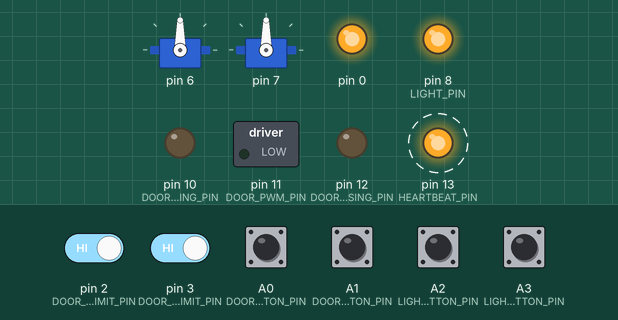
Recording of a sketch running on a simulated Arduino Uno, built with avr-gcc and run on an emulated ATmega328P. On the bench: 2 × servo, switched loads named in the sketch (green lamp = pin HIGH), output pins drawn as LEDs (lit = HIGH). Dashed ring = blinking. The inputs (shaded band) are chosen by the test bench; at power-on: A0 (DOOR_OPEN_BUTTON_PIN), A1 (DOOR_CLOSE_BUTTON_PIN), A2 (LIGHT_ON_BUTTON_PIN), A3 (LIGHT_OFF_BUTTON_PIN), pin 2 (DOOR_OPEN_LIMIT_PIN), pin 3 (DOOR_CLOSE_LIMIT_PIN) HIGH.

Above: at 0.87 s.
1.3 s: A0 (DOOR_OPEN_BUTTON_PIN) pulled LOW for 0.15 s
At 2.88 s:
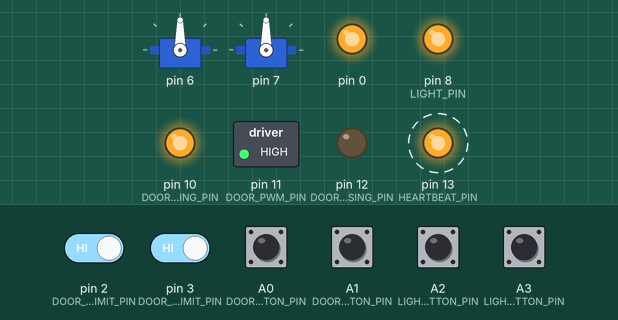
4.3 s: A1 (DOOR_CLOSE_BUTTON_PIN) pulled LOW for 0.15 s
At 4.94 s:
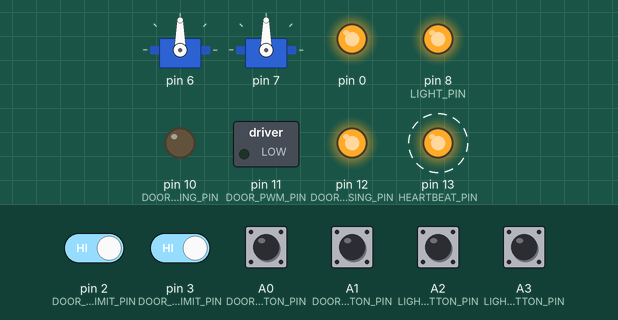
7.3 s: A2 (LIGHT_ON_BUTTON_PIN) pulled LOW for 0.15 s
At 7.9 s:
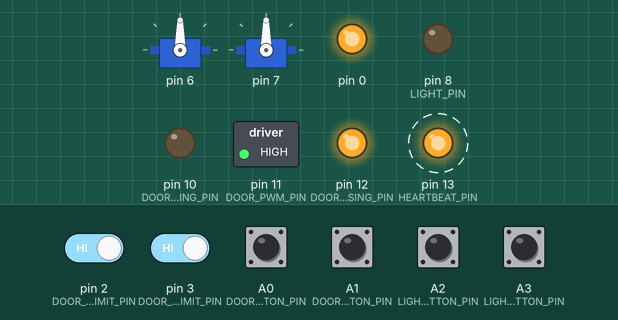
10.3 s: pin 3 (DOOR_CLOSE_LIMIT_PIN) driven LOW
At 10.42 s:
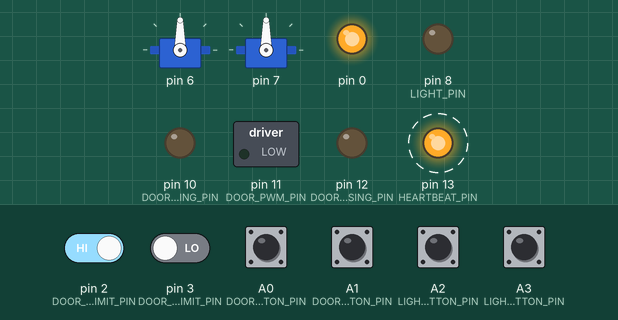
13.3 s: A0 (DOOR_OPEN_BUTTON_PIN) pulled LOW for 1 s
At 13.54 s:
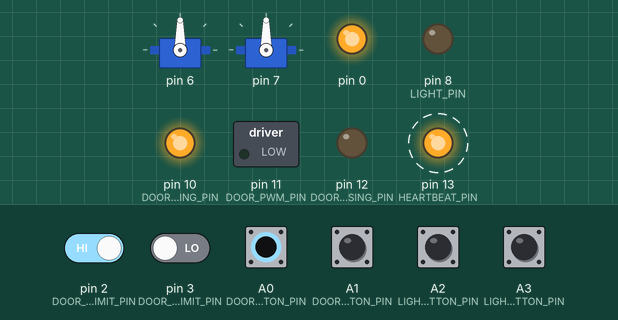
16.3 s: pin 2 (DOOR_OPEN_LIMIT_PIN) driven LOW
At 16.69 s:
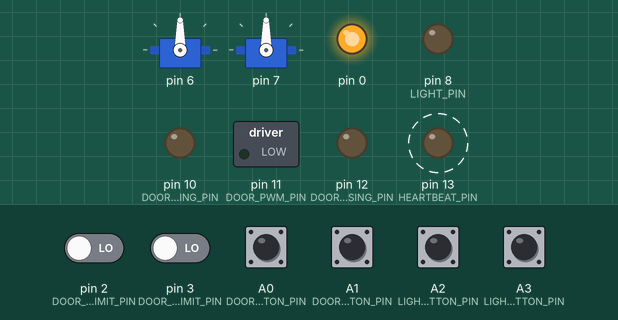
Timing chart, 0 to 20.3 s (numbered marks = the images above; inputs shaded):
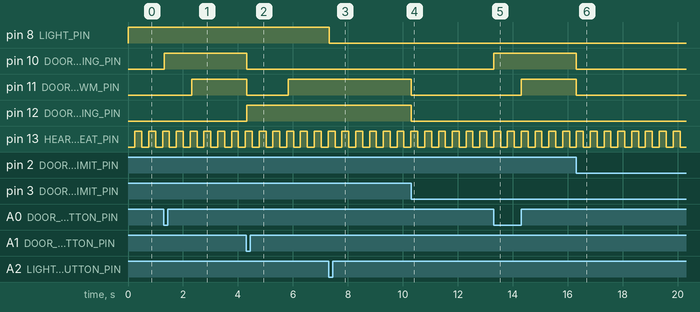

Measured:
- after the input at 1.3 s, pin 10 (DOOR_OPENING_PIN): LOW → HIGH at once; pin 11 (DOOR_PWM_PIN): LOW → HIGH after 1.0 s
- after the input at 4.3 s, pin 10 (DOOR_OPENING_PIN): HIGH → LOW at once; pin 11 (DOOR_PWM_PIN): HIGH → LOW at once, → HIGH 1.5 s later; pin 12 (DOOR_CLOSING_PIN): LOW → HIGH at once
- after the input at 7.3 s, pin 8 (LIGHT_PIN): HIGH → LOW at once
- after the input at 10.3 s, pin 11 (DOOR_PWM_PIN), pin 12 (DOOR_CLOSING_PIN): HIGH → LOW at once
- after the input at 13.3 s, pin 10 (DOOR_OPENING_PIN): LOW → HIGH at once; pin 11 (DOOR_PWM_PIN): LOW → HIGH after 1.0 s
- after the input at 16.3 s, pin 10 (DOOR_OPENING_PIN), pin 11 (DOOR_PWM_PIN): HIGH → LOW at once
- by itself, pin 13 (HEARTBEAT_PIN): alternates HIGH for 0.25 s and LOW for 0.25 s

The sketch:

CoopAlamode.ino
```cpp
#include <Wire.h>
#include "Door.h"
#include "Light.h"

// Arbitrary I2C address for this device
const int I2C_ADDRESS = 0x10;

// I2C command bytes
const byte I2C_COMMAND_DOOR = 0x01;
const byte I2C_COMMAND_LIGHT = 0x02;
const byte I2C_COMMAND_PAN = 0x03;
const byte I2C_COMMAND_TILT = 0x04;

// Pins connected to buttons to open and close the door
// Switches should be momentary normally open with the switch input wired to ground.
// Pullups should be enabled on these pins.
const int DOOR_OPEN_BUTTON_PIN = A0;
const int DOOR_CLOSE_BUTTON_PIN = A1;

// Pins connected to switches to open and close the door
// Switches should be momentary normally open with the switch input wired to ground.
// Pullups should be enabled on these pins.
const int LIGHT_ON_BUTTON_PIN = A2;
const int LIGHT_OFF_BUTTON_PIN = A3;

// Minimum amount of time between button polling intervals, in microseconds
const unsigned long BUTTON_POLL_INTERVAL = 1000;

// This multiplied by the button poll interval above give the minimum response time
const byte BUTTON_DEBOUNCE = 20;

// Pin to output a heartbeat signal, on Arduino, 13 is usually connected to an LED.
const int HEARTBEAT_PIN = LED_BUILTIN;

// Amount of time between toggling the hearbeat
const unsigned long HEARTBEAT_MILLIS = 250;

unsigned long lastHeartbeat = 0;

byte millisHighByte = 0;
boolean millisHigh = false;

byte doorOpenButtonDebounceCounter;
byte doorCloseButtonDebounceCounter;
byte lightOnButtonDebounceCounter;
byte lightOffButtonDebounceCounter;
unsigned long buttonPollTime;

void setup() {
  setupDoor();
  setupLight();
  setupPanTilt();

  pinMode(DOOR_OPEN_BUTTON_PIN, INPUT_PULLUP);
  pinMode(DOOR_CLOSE_BUTTON_PIN, INPUT_PULLUP);
  pinMode(LIGHT_ON_BUTTON_PIN, INPUT_PULLUP);
  pinMode(LIGHT_OFF_BUTTON_PIN, INPUT_PULLUP);

  pinMode(HEARTBEAT_PIN, OUTPUT);

  Wire.begin(I2C_ADDRESS);
  Wire.onReceive(processI2cWrite);
  Wire.onRequest(processI2cRead);
}


void loop() {
  updateDoor();
  pollDoorLimitSwitches();
  updateLight();
  pollDoorLimitSwitches();
  updatePanTilt();
  pollDoorLimitSwitches();
  pollButtons();
  pollDoorLimitSwitches();
  updateHeartbeat();
  pollDoorLimitSwitches();
  updateUptime();
  pollDoorLimitSwitches();
}


/**
 * Updates counters and state for a visible heartbeat.
 */
void updateHeartbeat() {
  unsigned long currentMillis = millis();
  if (currentMillis - lastHeartbeat > HEARTBEAT_MILLIS) {
    lastHeartbeat = currentMillis;
    noInterrupts();
    digitalWrite(HEARTBEAT_PIN, !digitalRead(HEARTBEAT_PIN));
    interrupts();
  }
}


/**
 * Updates the variables associated with tracking the uptime.  Since millis() will overflow
 * every roughly 50 days, we add an extra byte which is incremented on every overflow.  This
 * stretches the overflow to once every approximately 35 years.
 */
void updateUptime() {
  unsigned long currentTime = millis();
  if (!millisHigh && (currentTime > 0x7FFFFFFF)) {
    millisHigh = true;
  }
  else if (millisHigh && (currentTime <= 0x7FFFFFFF)) {
    millisHighByte++;
    millisHigh = false;
  }
}


/**
 * Polls the buttons from the pendant.  Buttons will need to be pressed for at least
 * BUTTON_DEBOUNCE * BUTTON_POLL_INTERVAL microseconds (longer if bouncing) to be
 * registered as pressed.
 */
void pollButtons() {
  unsigned long currentTime = micros();
  if (currentTime - buttonPollTime < BUTTON_POLL_INTERVAL) {
    return;
  }
  buttonPollTime = currentTime;

  if (isSwitchClosed(DOOR_OPEN_BUTTON_PIN, &doorOpenButtonDebounceCounter, BUTTON_DEBOUNCE)) {
    requestDoorCommand(DOOR_COMMAND_OPEN);
  }
  if (isSwitchClosed(DOOR_CLOSE_BUTTON_PIN, &doorCloseButtonDebounceCounter, BUTTON_DEBOUNCE)) {
    requestDoorCommand(DOOR_COMMAND_CLOSE);
  }

  if (isSwitchClosed(LIGHT_ON_BUTTON_PIN, &lightOnButtonDebounceCounter, BUTTON_DEBOUNCE)) {
    requestLightCommand(LIGHT_COMMAND_ON);
  }
  if (isSwitchClosed(LIGHT_OFF_BUTTON_PIN, &lightOffButtonDebounceCounter, BUTTON_DEBOUNCE)) {
    requestLightCommand(LIGHT_COMMAND_OFF);
  }
}


/**
 * Checks if an active-low switch is closed. Performs debounsing on the signal.
 * Should be called based on time rather than every loop cycle.
 */
boolean isSwitchClosed(byte pin, byte *debounceCounter, byte debounceCounterLimit) {
  if (!digitalRead(pin)) {
    if (*debounceCounter < debounceCounterLimit) {
      ++(*debounceCounter);
    }
    else {
      return true;
    }
  }
  else {
    debounceCounter = 0;
  }
  return false;
}


/**
 * Processes an I2C write request.
 *
 * Data structure for write:
 * Byte 0: command type 0x1 for door, 0x2 for light, 0x03 for pan servo, 0x04 for tilt servo
 * Byte 1: data appropriate for type (DOOR_COMMAND_* or LIGHT_COMMAND_* or servo angle)
 */
void processI2cWrite(int bytes) {
  byte command = Wire.read();
  switch (command) {
    case I2C_COMMAND_DOOR:
      if (Wire.available() > 0) {
        requestDoorCommand(Wire.read());
      }
      break;

    case I2C_COMMAND_LIGHT:
      if (Wire.available() > 0) {
        requestLightCommand(Wire.read());
      }
      break;

    case I2C_COMMAND_PAN:
      if (Wire.available() > 0) {
        requestPanAngle(Wire.read());
      }
      break;

    case I2C_COMMAND_TILT:
      if (Wire.available() > 0) {
        requestTiltAngle(Wire.read());
      }
      break;

    default:
      // Unknown command - do nothing
      break;
  }

  // Clear out any remaiing bytes
  while (Wire.read() > 0) {
    Wire.read();
  }
}


/**
 * Processes an I2C read request.
 *
 * Data structure for read:
 * Byte 0: Version: 0x02
 * Byte 1: Top 4 bits: door state, Bottom 4 bits: light state
 * Bytes 2-6: approximate uptime in millis (big endian), note: overflows approximately every 35 years (unsigned)
 * Byte 7: current Pan angle (unsigned)
 * Byte 8: current Tilt angle (unsigned)
 */
void processI2cRead() {
  byte data[9];
  data[0] = 0x02;
  data[1] = (getDoorState() << 4) | getLightState();

  unsigned long currentUptime = millis();
  data[2] = millisHighByte;
  data[3] = (currentUptime >> 24) & 0xFF;
  data[4] = (currentUptime >> 16) & 0xFF;
  data[5] = (currentUptime >>  8) & 0xFF;
  data[6] = (currentUptime      ) & 0xFF;

  data[7] = getCurrentPanAngle();
  data[8] = getCurrentTiltAngle();

  Wire.write(data, 9);
}
```

Door.h
```cpp
#ifndef Door_h
#define Door_h

#include <Arduino.h>

const byte DOOR_STATE_UNKNOWN = 0;
const byte DOOR_STATE_CLOSE = 1;
const byte DOOR_STATE_CLOSING = 2;
const byte DOOR_STATE_OPEN = 3;
const byte DOOR_STATE_OPENING = 4;

const byte DOOR_COMMAND_NONE = 0;
const byte DOOR_COMMAND_OPEN = 1;
const byte DOOR_COMMAND_CLOSE = 2;

#endif
```

L298NDoor.ino
```cpp
#include "Door.h"

// Physical configuration

// PWM pin for controlling motor speed, output, must be one of the valid PWM pins
// Connected to ENA and ENB on L298N module
const int DOOR_PWM_PIN = 11;

// Pins connected to IN1-IN4 on L298N module
// To parallel, IN1 and IN4 should be tied together and IN2 and IN3
// For more info see Figure 7 in the datasheet
// If this setup causes the door to move the wrong way, swap the pin numbers here, the motor leads, or the pin connections
const int DOOR_OPENING_PIN = 10;
const int DOOR_CLOSING_PIN = 12;

// Pins connected to limit switches for full open and full close.
// Switches should be normally open with the switch input wired to ground.
// Pullups should be enabled on these pins.
const int DOOR_OPEN_LIMIT_PIN = 2;
const int DOOR_CLOSE_LIMIT_PIN = 3;

// Software configuration

// Maximum door speed. Valid values are 0 (off) to 255 (full on)
const int DOOR_MAX_SPEED_CLOSE = 255;
const int DOOR_MAX_SPEED_OPEN = 255;

// Door low speed when approaching an end stop.
// Valid values are 0 (off) to 255 (full on)
const int DOOR_LOW_SPEED_CLOSE = 255;
const int DOOR_LOW_SPEED_OPEN = 160;

// Initial speed for the motor when reversing. If negative, motor will not be started until the ramp up has
// brought the value above 0.
const int DOOR_INITIAL_REVERSING_SPEED = -128;

// Values defining when to shut down the motor, in micros since the motion was initiated.
// Generally set to a few seconds longer than normal operating time to avoid false triggers
// but still provide protection in case an end stop does not trigger.
const unsigned long DOOR_WATCHDOG_CLOSE = 15000000;
const unsigned long DOOR_WATCHDOG_OPEN = 15000000;

// Values defining when to slow motor down, in micros since the motion was initiated
// Generally set to a second or two before normal operating time to slow the door down before
// it hits the end stop.  Set to watchdog to disable.
const unsigned long DOOR_LOW_SPEED_CUTOVER_CLOSE = 9500000;
const unsigned long DOOR_LOW_SPEED_CUTOVER_OPEN = 9000000;

// Minimum amount of time between limit switch polling intervals, in microseconds
const unsigned long DOOR_LIMIT_POLL_INTERVAL = 100;

// This multiplied by the limit poll interval above give the minimum response time
const byte DOOR_LIMIT_DEBOUNCE = 15;

// Amount of time in microseconds between door speed updates
const unsigned long DOOR_SPEED_UPDATE_INTERVAL = 3900;

// Globals

// Current door state, should always be referenced/set with interrupts disabled to ensure consistency
// and atomicity
byte doorState = DOOR_STATE_UNKNOWN;

// Current command, should always be referenced/set with interrupts disabled to ensure consistency
// and atomicity
volatile byte doorCommand = DOOR_COMMAND_NONE;

// Door speed tracker. Negative values indicate no motor output and are used for a motor start delay.
int doorSpeed = 0;

// Requested speed of door
int doorRequestedSpeed = 0;

// door speed setting for low speed, variable as it can differ between opening and closing
int doorLowSpeed;

// Time in millis when door motion was initiated.
unsigned long doorStartTime;

// Max allowed for door run time watchdog, variable as it can differ between opening and closing
unsigned long doorWatchdog;

// door run time value at which it transitions to low speed, variable as it can differ between opening and closing
unsigned long doorLowSpeedCutover;

// Time in micros of last limit switch poll
unsigned long doorLimitPollTime;

// Limit switch tripped debounce counter
byte doorOpenLimitDebounceCounter;
byte doorCloseLimitDebounceCounter;

// Time in micros of last door speed update
unsigned long doorSpeedUpdateTime;


/**
 * Sets up the pins to control / monitor the door
 */
void setupDoor() {
  pinMode(DOOR_PWM_PIN, OUTPUT);
  digitalWrite(DOOR_PWM_PIN, LOW);

  pinMode(DOOR_OPENING_PIN, OUTPUT);
  digitalWrite(DOOR_OPENING_PIN, LOW);

  pinMode(DOOR_CLOSING_PIN, OUTPUT);
  digitalWrite(DOOR_CLOSING_PIN, LOW);

  pinMode(DOOR_OPEN_LIMIT_PIN, INPUT_PULLUP);
  pinMode(DOOR_CLOSE_LIMIT_PIN, INPUT_PULLUP);

  if (digitalRead(DOOR_OPEN_LIMIT_PIN) == LOW) {
    doorState = DOOR_STATE_OPEN;
  }
  else if (digitalRead(DOOR_CLOSE_LIMIT_PIN) == LOW) {
    doorState = DOOR_STATE_CLOSE;
  }
}


/**
 * Updates the door based on external and internal inputs.
 * This should be called from the main loop as it needs to be
 * run relatively frequently to register button presses and
 * ramp up motor speed.
 */
void updateDoor() {
  processDoorCommand();
  updateDoorMotorSpeed();
}


/**
 * Gets the current door state.
 *
 * @return current door state, one of DOOR_STATE_*
 */
byte getDoorState() {
  return doorState;
}


/**
 * External request to run a door command.
 *
 * @param command requested command, one of DOOR_COMMAND_*
 */
void requestDoorCommand(byte command) {
  doorCommand = command;
}


/**
 * Polls the door limit switches.  Performs count based debouncing.
 * Should be called frequently to ensure timely response to limit switch.
 */
void pollDoorLimitSwitches() {
  unsigned long currentTime = micros();
  if (currentTime - doorLimitPollTime < DOOR_LIMIT_POLL_INTERVAL) {
    return;
  }
  doorLimitPollTime = currentTime;

  if (doorState == DOOR_STATE_OPENING) {
    if (isSwitchClosed(DOOR_OPEN_LIMIT_PIN, &doorOpenLimitDebounceCounter, DOOR_LIMIT_DEBOUNCE)) {
        digitalWrite(DOOR_PWM_PIN, LOW);
        digitalWrite(DOOR_OPENING_PIN, LOW);
        digitalWrite(DOOR_CLOSING_PIN, LOW);
        doorState = DOOR_STATE_OPEN;
    }
  }
  else if (doorState == DOOR_STATE_CLOSING) {
    if (isSwitchClosed(DOOR_CLOSE_LIMIT_PIN, &doorCloseLimitDebounceCounter, DOOR_LIMIT_DEBOUNCE)) {
      digitalWrite(DOOR_PWM_PIN, LOW);
      digitalWrite(DOOR_OPENING_PIN, LOW);
      digitalWrite(DOOR_CLOSING_PIN, LOW);
      doorState = DOOR_STATE_CLOSE;
    }
  }
}


/**
 * Methods below here are for internal use of this module only.  They should not be called by external code.
 */

/**
 * Processes door command.
 */
void processDoorCommand() {
  noInterrupts();
  byte currentDoorCommand = doorCommand;
  doorCommand = DOOR_COMMAND_NONE;
  interrupts();

  if (currentDoorCommand == DOOR_COMMAND_OPEN) {
    processDoorOpenCommand();
  }
  else if (currentDoorCommand == DOOR_COMMAND_CLOSE) {
    processDoorCloseCommand();
  }
}


/**
 * Process the command to open the door.
 */
void processDoorOpenCommand() {
  if ((doorState == DOOR_STATE_OPEN) || (doorState == DOOR_STATE_OPENING)) {
    return;
  }

  digitalWrite(DOOR_PWM_PIN, LOW);
  digitalWrite(DOOR_OPENING_PIN, HIGH);
  digitalWrite(DOOR_CLOSING_PIN, LOW);

  doorOpenLimitDebounceCounter = 0;

  // Check for motor reversal
  if (doorState == DOOR_STATE_CLOSING) {
    doorSpeed = DOOR_INITIAL_REVERSING_SPEED;
  }
  else {
    doorSpeed = 0;
  }

  doorStartTime = micros();
  doorRequestedSpeed = DOOR_MAX_SPEED_OPEN;
  doorWatchdog = DOOR_WATCHDOG_OPEN;
  doorLowSpeedCutover = DOOR_LOW_SPEED_CUTOVER_OPEN;
  doorLowSpeed = DOOR_LOW_SPEED_OPEN;
  doorState = DOOR_STATE_OPENING;
}


/**
 * Process the command to close the door.
 */
void processDoorCloseCommand() {
  if ((doorState == DOOR_STATE_CLOSE) || (doorState == DOOR_STATE_CLOSING)) {
    return;
  }

  digitalWrite(DOOR_PWM_PIN, LOW);
  digitalWrite(DOOR_OPENING_PIN, LOW);
  digitalWrite(DOOR_CLOSING_PIN, HIGH);

  doorCloseLimitDebounceCounter = 0;

  // Check for motor reversal
  if (doorState == DOOR_STATE_OPENING) {
    doorSpeed = DOOR_INITIAL_REVERSING_SPEED;
  }
  else {
    doorSpeed = 0;
  }

  doorStartTime = micros();
  doorRequestedSpeed = DOOR_MAX_SPEED_CLOSE;
  doorWatchdog = DOOR_WATCHDOG_CLOSE;
  doorLowSpeedCutover = DOOR_LOW_SPEED_CUTOVER_CLOSE;
  doorLowSpeed = DOOR_LOW_SPEED_CLOSE;
  doorState = DOOR_STATE_CLOSING;
}


/**
 * Updates the speed of the motor.  If the speed is not at the requested value, it will be ramped up or
 * down as necessary until the requested door speed is reached.  If the door is no longer opening or closing,
 * no speed change will occur. If the speed is negative, no speed change will occur.
 *
 * In order to not bang into the limit switches, after a pre-determined amount of time, the motor
 * speed will be ramped down to a low speed value appropriate for the door direction.
 *
 * Finally, this method implements a watchdog in case the limit switches are never tripped. If this happens
 * (motor runs for too long with limit switch not being triggered) it is stopped and the door state becomes unknown.
 */
void updateDoorMotorSpeed() {
  if (!((doorState == DOOR_STATE_OPENING) || (doorState == DOOR_STATE_CLOSING))) {
    return;
  }

  unsigned long currentTime = micros();
  unsigned long currentRunTime = currentTime - doorStartTime;

  if (currentRunTime >= doorWatchdog) {
    digitalWrite(DOOR_PWM_PIN, LOW);
    digitalWrite(DOOR_OPENING_PIN, LOW);
    digitalWrite(DOOR_CLOSING_PIN, LOW);
    doorState = DOOR_STATE_UNKNOWN;
    return;
  }

  if (currentTime - doorSpeedUpdateTime < DOOR_SPEED_UPDATE_INTERVAL) {
    return;
  }
  doorSpeedUpdateTime = currentTime;

  if ((currentRunTime >= doorLowSpeedCutover) && (doorRequestedSpeed != doorLowSpeed)) {
    doorRequestedSpeed = doorLowSpeed;
  }

  if (doorSpeed == doorRequestedSpeed) {
    return;
  }

  if (doorSpeed < doorRequestedSpeed) {
    doorSpeed++;
  }
  else
  {
    doorSpeed--;
  }

  if (doorSpeed > 0) {
    analogWrite(DOOR_PWM_PIN, doorSpeed);
  }
  else {
    // Ensure motor is not turned on
    digitalWrite(DOOR_PWM_PIN, LOW);
  }
}
```

Light.h
```cpp
#ifndef Light_h
#define Light_h

#include <Arduino.h>

const byte LIGHT_STATE_ON = 1;
const byte LIGHT_STATE_OFF = 0;

const byte LIGHT_COMMAND_NONE = 0;
const byte LIGHT_COMMAND_ON = 1;
const byte LIGHT_COMMAND_OFF = 2;

#endif
```

RelayLight.ino
```cpp
#include "Light.h"

// Physical configuration

// Connected to IN1 of relay module.
// Active low
const int LIGHT_PIN = 8;


// Globals

// Current light state
byte lightState = LIGHT_STATE_OFF;

// Current command, may be modified by interrupt handler so if doing a read / write cycle then make sure interrupts
// are disabled to ensure consistency and atomicity
volatile byte lightCommand = LIGHT_COMMAND_NONE;

/**
 * Sets up the pins for the light and defaults it to off.
 */
void setupLight() {
  digitalWrite(LIGHT_PIN, HIGH);
  pinMode(LIGHT_PIN, OUTPUT);
  digitalWrite(LIGHT_PIN, HIGH);
}


/**
 * Updates the light based on external and internal inputs.
 * This should be called from the main loop as it needs to be
 * run relatively frequently to ensure a quick response to
 * incoming commands.
 */
void updateLight() {
  processLightCommand();
}


/**
 * External request to run a light command.
 *
 * @param command requested command, one of LIGHT_COMMAND_*
 */
void requestLightCommand(byte command) {
  lightCommand = command;
}


/**
 * Gets the current state of the light.  Should be called when interrupts are disabled.
 *
 * @return current light state, one of LIGHT_STATE_*
 */
byte getLightState() {
  return lightState;
}


/**
 * Methods below here are for internal use of this module only.  They should not be called by external code.
 */


void processLightCommand() {
  noInterrupts();
  byte currentLightCommand = lightCommand;
  lightCommand = LIGHT_COMMAND_NONE;
  interrupts();

  if (currentLightCommand == LIGHT_COMMAND_ON) {
    processLightOnCommand();
  }
  else if (currentLightCommand == LIGHT_COMMAND_OFF) {
    processLightOffCommand();
  }
}


/**
 * Turns the light on.
 */
void processLightOnCommand() {
  digitalWrite(LIGHT_PIN, LOW);
  lightState = LIGHT_STATE_ON;
}


/**
 * Turns the light off.
 */
void processLightOffCommand() {
  digitalWrite(LIGHT_PIN, HIGH);
  lightState = LIGHT_STATE_OFF;
}
```

Source omitted: ServoPanTilt.ino (4118 bytes)
